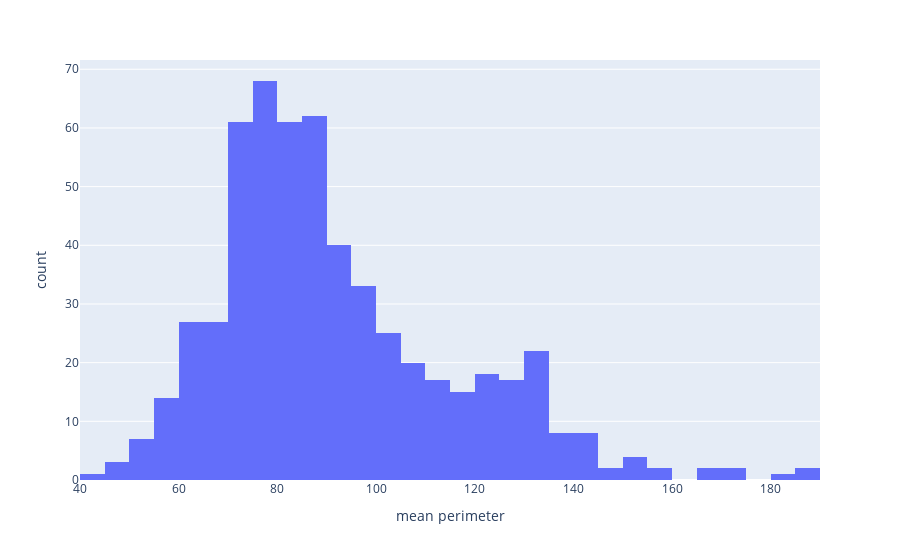

The notebook cell this image was saved under:
### Markdown cell above
- **Plot the histogram for the mean permieter for the entire dataset**

### Code cell
fig = px.histogram(cancer_df, x='mean perimeter', nbins=60)
fig.show()

### Figure 1 — Plotly figure (JSON) as saved in the notebook; plotly's stock layout.template omitted (floating-point values rounded to 4 significant figures; data arrays with more than 128 entries replaced by an {"elided": "..."} marker saying what was removed)
{"data": [{"alignmentgroup": "True", "bingroup": "x", "hovertemplate": "mean perimeter=%{x}<br>count=%{y}<extra></extra>", "legendgroup": "", "marker": {"color": "#636efa", "pattern": {"shape": ""}}, "name": "", "nbinsx": 60, "offsetgroup": "", "orientation": "v", "showlegend": false, "type": "histogram", "x": {"elided": "569 float values"}, "xaxis": "x", "yaxis": "y"}], "layout": {"autosize": true, "barmode": "relative", "legend": {"tracegroupgap": 0}, "margin": {"t": 60}, "xaxis": {"anchor": "y", "autorange": true, "domain": [0, 1], "range": [40, 190], "title": {"text": "mean perimeter"}, "type": "linear"}, "yaxis": {"anchor": "x", "autorange": true, "domain": [0, 1], "range": [0, 71.58], "title": {"text": "count"}}}}
